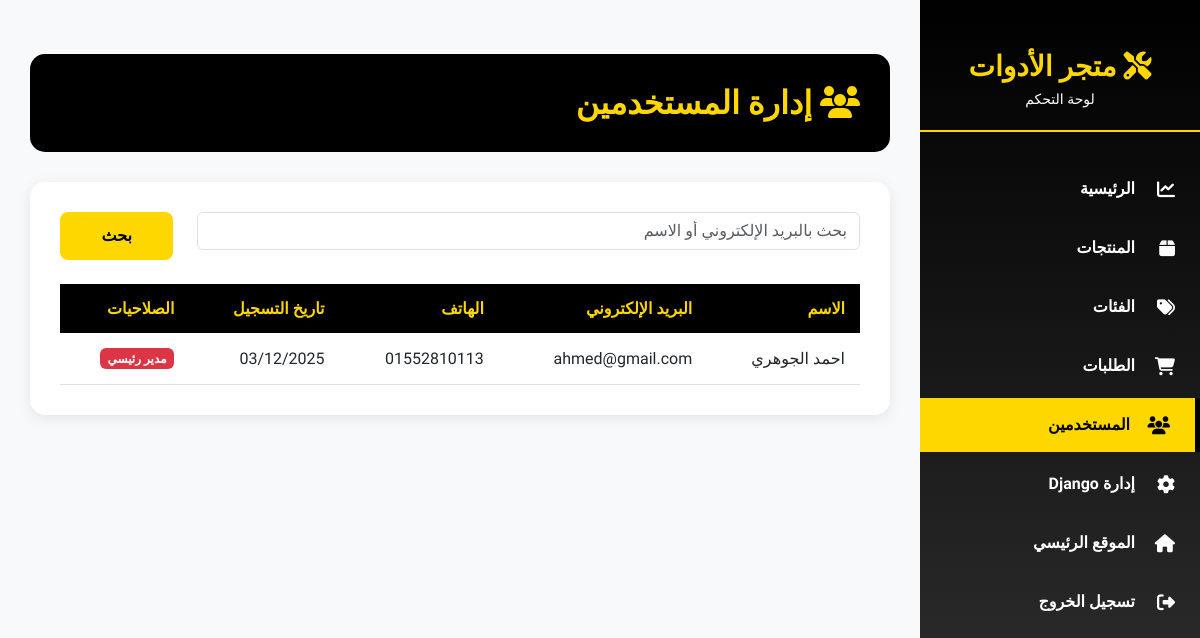
/admin-panel/users/ (signed in), run on an earlier commit of the app's database.
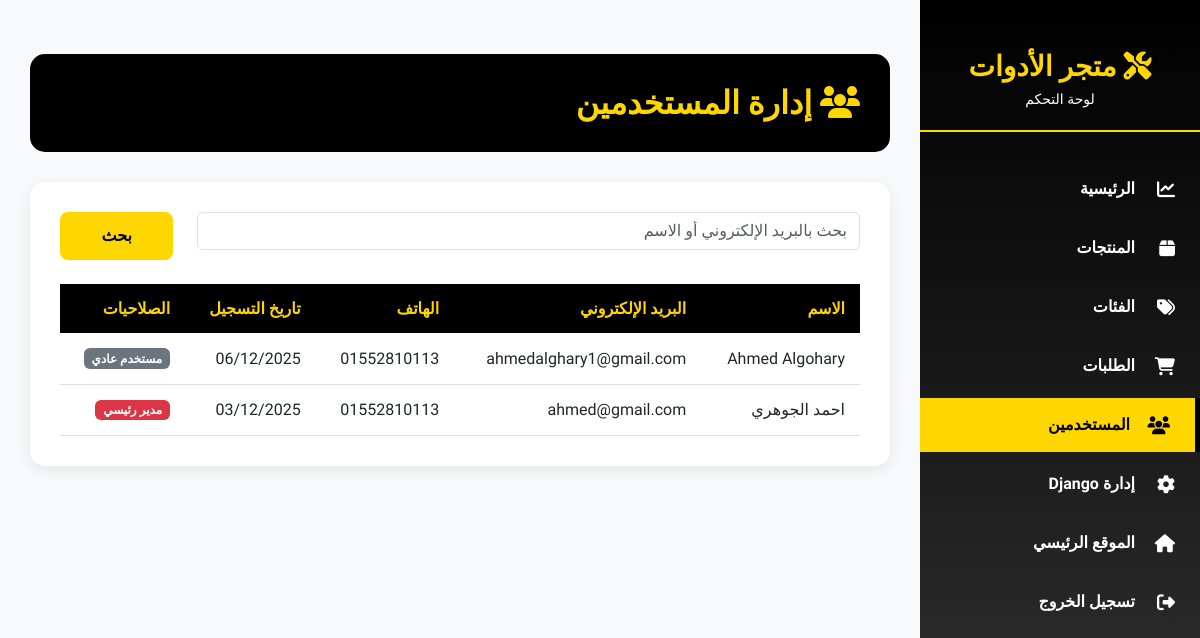
And on a later commit of the database.
### accounts/models.py (models this page shows, shortened)
class CustomUser(AbstractUser):
    username = None  # نحذف الحقل الافتراضي
    email = models.EmailField(unique=True)  # نستخدم الإيميل بدلًا منه
    image = models.ImageField(upload_to='user_images/', blank=True, null=True)
    phone_number = models.CharField(max_length=15, blank=True)
    address = models.TextField(blank=True, max_length=500)
    bio = models.TextField(blank=True)
    birth_date = models.DateField(blank=True, null=True)
    USERNAME_FIELD = 'email'      # تحديد الإيميل كحقل تسجيل دخول
    REQUIRED_FIELDS = []          # لا نطلب حقول إضافية أثناء إنشاء المستخدم من CLI
    objects = CustomUserManager()  # تعيين مدير المستخدم المخصص

### admin_panel/views.py (the view)
# urls.py: path('users/', views.admin_users_list, name='users-list'),
@admin_required
def admin_users_list(request):
    users = CustomUser.objects.all().order_by('-date_joined')
    search = request.GET.get('search', '')
    if search:
        users = users.filter(email__icontains=search) | users.filter(first_name__icontains=search)
    context = {
        'users': users,
        'search': search,
    }
    return render(request, 'admin_panel/users_list.html', context)

### accounts/custom_context_processor.py (called while the page is built)
def custom_user_context(request):
    if request.user.is_authenticated:
        user = request.user
        return {
            'user': user,
        }
    return {}

### orders/cart_context_processor.py (called while the page is built, shortened)
def get_cart_data(request):
    if request.user.is_authenticated:
        cart, created = Cart.objects.get_or_create(user=request.user, status='Inprogress')
        cart_detail = CartDetail.objects.filter(cart=cart)
        return {
            'cart_data': cart,
            'cart_detail_data': cart_detail,
        }

### admin_panel/templates/admin_panel/users_list.html
{% extends 'admin_panel/base.html' %}
{% load i18n %}
{% block content %}
<div class="page-header">
 <h1>
  <i class="fas fa-users">
  </i>
  {% trans "إدارة المستخدمين" %}
 </h1>
</div>
<div class="content-card">
 <form class="row mb-4" method="GET">
  <div class="col-md-10">
   <input class="form-control" name="search" placeholder="{% trans "بحث بالبريد الإلكتروني أو الاسم" %}" type="text" value="{{ search }}"/>
  </div>
  <div class="col-md-2">
   <button class="btn-admin-primary w-100" type="submit">
    {% trans "بحث" %}
   </button>
  </div>
 </form>
 {% if users %}
 <table class="admin-table">
  <thead>
   <tr>
    <th>
     {% trans "الاسم" %}
    </th>
    <th>
     {% trans "البريد الإلكتروني" %}
    </th>
    <th>
     {% trans "الهاتف" %}
    </th>
    <th>
     {% trans "تاريخ التسجيل" %}
    </th>
    <th>
     {% trans "الصلاحيات" %}
    </th>
   </tr>
  </thead>
  <tbody>
   {% for user in users %}
   <tr>
    <td>
     {{ user.first_name }} {{ user.last_name }}
    </td>
    <td>
     {{ user.email }}
    </td>
    <td>
     {{ user.phone_number|default:"-" }}
    </td>
    <td>
     {{ user.date_joined|date:"d/m/Y" }}
    </td>
    <td>
     {% if user.is_superuser %}
     <span class="badge bg-danger">
      {% trans "مدير رئيسي" %}
     </span>
     {% elif user.is_staff %}
     <span class="badge bg-warning">
      {% trans "موظف" %}
     </span>
     {% else %}
     <span class="badge bg-secondary">
      {% trans "مستخدم عادي" %}
     </span>
     {% endif %}
    </td>
   </tr>
   {% endfor %}
  </tbody>
 </table>
 {% else %}
 <p class="text-center text-muted">
  {% trans "لا يوجد مستخدمين" %}
 </p>
 {% endif %}
</div>
{% endblock %}

What changed in the data, as far as the page shows it:
added CustomUser: first_name "Ahmed Algohary", email "ahmedalghary1@gmail.com", phone_number "01552810113", date_joined "06/12/2025"
